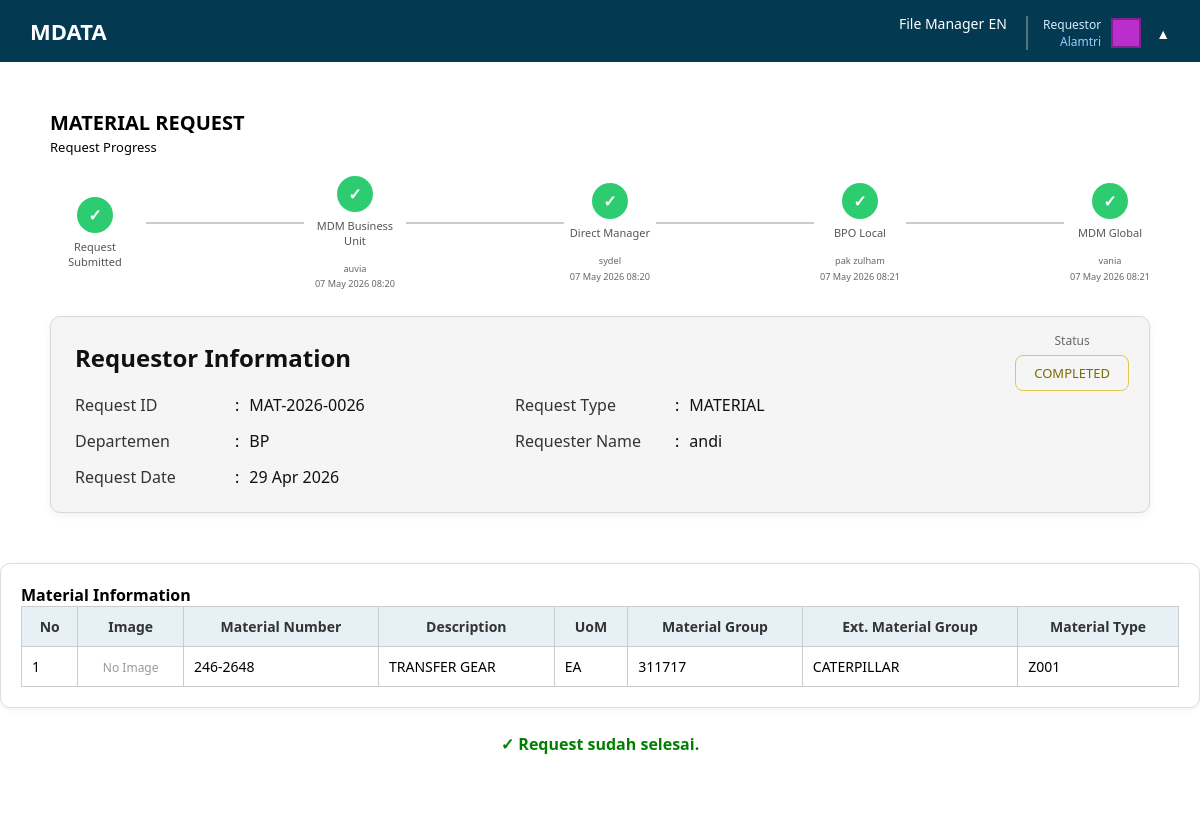
The page /Pages/BPO_Review.php?id=26 (signed in) on the database its author committed.
### tables this page shows
CREATE TABLE IF NOT EXISTS `users` (
  `id` int NOT NULL AUTO_INCREMENT,
  `nama` varchar(100) DEFAULT NULL,
  `email` varchar(100) DEFAULT NULL,
  `departemen` varchar(100) DEFAULT NULL,
  `password` varchar(100) DEFAULT NULL,
  `company_id` int DEFAULT NULL,
  `role_id` int DEFAULT NULL,
  PRIMARY KEY (`id`),
  KEY `company_id` (`company_id`),
  KEY `role_id` (`role_id`),
  CONSTRAINT `users_ibfk_1` FOREIGN KEY (`company_id`) REFERENCES `company` (`id`),
  CONSTRAINT `users_ibfk_2` FOREIGN KEY (`role_id`) REFERENCES `role` (`id`)
);

CREATE TABLE IF NOT EXISTS `role` (
  `id` int NOT NULL AUTO_INCREMENT,
  `nama_role` varchar(50) DEFAULT NULL,
  PRIMARY KEY (`id`)
);

CREATE TABLE IF NOT EXISTS `company` (
  `id` int NOT NULL AUTO_INCREMENT,
  `nama_company` varchar(50) DEFAULT NULL,
  `company_code` varchar(10) DEFAULT NULL,
  PRIMARY KEY (`id`)
);

CREATE TABLE IF NOT EXISTS `approval` (
  `id` int NOT NULL AUTO_INCREMENT,
  `request_id` int NOT NULL,
  `detail_material_id` int DEFAULT NULL,
  `detail_service_id` int DEFAULT NULL,
  `approver_id` int DEFAULT NULL,
  `role` varchar(50) DEFAULT NULL,
  `step` varchar(50) NOT NULL DEFAULT 'MDM_BU',
  `status` varchar(50) DEFAULT NULL,
  `note` text,
  `created_at` datetime NOT NULL DEFAULT CURRENT_TIMESTAMP,
  `updated_at` datetime NOT NULL DEFAULT CURRENT_TIMESTAMP ON UPDATE CURRENT_TIMESTAMP,
  `approved_by` int DEFAULT NULL,
  `approved_at` datetime DEFAULT NULL,
  PRIMARY KEY (`id`),
  KEY `fk_appr_request` (`request_id`),
  KEY `fk_appr_detail_mat` (`detail_material_id`),
  KEY `fk_appr_detail_svc` (`detail_service_id`),
  KEY `fk_appr_user` (`approver_id`),
  CONSTRAINT `fk_appr_detail_mat` FOREIGN KEY (`detail_material_id`) REFERENCES `request_detail_material` (`id`),
  CONSTRAINT `fk_appr_detail_svc` FOREIGN KEY (`detail_service_id`) REFERENCES `request_detail_service` (`id`),
  CONSTRAINT `fk_appr_request` FOREIGN KEY (`request_id`) REFERENCES `request_header` (`id`),
  CONSTRAINT `fk_appr_user` FOREIGN KEY (`approver_id`) REFERENCES `users` (`id`)
);

CREATE TABLE IF NOT EXISTS `request_header` (
  `id` int NOT NULL AUTO_INCREMENT,
  `request_no` varchar(50) DEFAULT NULL,
  `requestor_id` int NOT NULL,
  `company_id` int NOT NULL,
  `departemen` varchar(100) NOT NULL,
  `request_type` varchar(50) NOT NULL,
  `request_date` date NOT NULL,
  `status` varchar(50) NOT NULL DEFAULT 'DRAFT',
  `current_step` varchar(50) NOT NULL DEFAULT 'MDM_BU',
  `general_approved_by` int DEFAULT NULL,
  `general_approved_at` datetime DEFAULT NULL,
  `submitted_at` timestamp NULL DEFAULT NULL,
  `created_at` timestamp NOT NULL DEFAULT CURRENT_TIMESTAMP,
  `updated_at` timestamp NOT NULL DEFAULT CURRENT_TIMESTAMP ON UPDATE CURRENT_TIMESTAMP,
  PRIMARY KEY (`id`),
  UNIQUE KEY `request_no` (`request_no`),
  KEY `fk_rh_requestor` (`requestor_id`),
  KEY `fk_rh_general_approver` (`general_approved_by`),
  CONSTRAINT `fk_rh_general_approver` FOREIGN KEY (`general_approved_by`) REFERENCES `users` (`id`),
  CONSTRAINT `fk_rh_requestor` FOREIGN KEY (`requestor_id`) REFERENCES `users` (`id`)
);

CREATE TABLE IF NOT EXISTS `request_detail_material` (
  `id` int NOT NULL AUTO_INCREMENT,
  `request_id` int NOT NULL,
  `numbering_scheme` varchar(50) DEFAULT NULL,
  `material_number` varchar(50) DEFAULT NULL,
  `description` varchar(255) NOT NULL,
  `description_alt` varchar(255) DEFAULT NULL,
  `uom` varchar(20) NOT NULL,
  `ext_material_group` varchar(50) NOT NULL,
  `material_group` varchar(50) NOT NULL,
  `material_type` varchar(50) NOT NULL,
  `vhs` varchar(50) DEFAULT NULL,
  `location` varchar(100) DEFAULT NULL,
  `val_class` varchar(50) DEFAULT NULL,
  `val_category` varchar(50) DEFAULT NULL,
  `purchasing_group` varchar(50) DEFAULT NULL,
  `mrp_controller` varchar(50) DEFAULT NULL,
  `price_control` char(1) DEFAULT NULL,
  `profile_make` varchar(50) DEFAULT NULL,
  `profile_plan` varchar(50) DEFAULT NULL,
  `old_material_number` varchar(50) DEFAULT NULL,
  `egi` varchar(50) DEFAULT NULL,
  `cgi` varchar(50) DEFAULT NULL,
  `engine_type` varchar(50) DEFAULT NULL,
  `order_unit` varchar(20) DEFAULT NULL,
  `net_weight` decimal(15,3) DEFAULT NULL,
  `weight_unit` varchar(10) DEFAULT NULL,
  `max_stock_level` decimal(15,3) DEFAULT NULL,
  `min_lot_size` decimal(15,3) DEFAULT NULL,
  `max_lot_size` decimal(15,3) DEFAULT NULL,
  `fix_lot_size` decimal(15,3) DEFAULT NULL,
  `standard_price` decimal(18,2) DEFAULT NULL,
  `moving_price` decimal(18,2) DEFAULT NULL,
  `remarks` text,
  `status` varchar(50) NOT NULL DEFAULT 'PENDING',
  `reviewed_by` int DEFAULT NULL,
  `reviewed_at` datetime DEFAULT NULL,
  `reject_reason` varchar(255) DEFAULT NULL,
  `is_forwarded` tinyint(1) NOT NULL DEFAULT '0',
  `created_at` timestamp NOT NULL DEFAULT CURRENT_TIMESTAMP,
  `updated_at` timestamp NOT NULL DEFAULT CURRENT_TIMESTAMP ON UPDATE CURRENT_TIMESTAMP,
  `mig_counter` varchar(50) DEFAULT 'CURRENT_TIMESTAMP',
  `image_url` varchar(255) DEFAULT NULL,
  PRIMARY KEY (`id`),
  KEY `fk_rdm_request` (`request_id`),
  KEY `fk_rdm_reviewer` (`reviewed_by`),
  CONSTRAINT `fk_rdm_request` FOREIGN KEY (`request_id`) REFERENCES `request_header` (`id`),
  CONSTRAINT `fk_rdm_reviewer` FOREIGN KEY (`reviewed_by`) REFERENCES `users` (`id`)
);

### include/db_helper.php (called while the page is built, shortened)
<?php
function executeOrFail(mysqli $koneksi, string $query)
{
    $result = mysqli_query($koneksi, $query);
    return $result;
}

### Pages/BPO_Review.php (the view, shortened to what this page needs)
<?php
require_once $_SERVER['DOCUMENT_ROOT'] . '/atri/config/koneksi.php';
require_once $_SERVER['DOCUMENT_ROOT'] . '/atri/include/db_helper.php';
$request_id = (int)$_GET['id'];
$queryHeader = executeOrFail($koneksi, "
    SELECT rh.*, u.nama
    FROM request_header rh
    JOIN users u ON rh.requestor_id = u.id
    WHERE rh.id = $request_id
");
$header = mysqli_fetch_assoc($queryHeader);
$steps = [
    'Request Submitted',
    'MDM Business Unit',
    'Direct Manager',
    'BPO Local',
    'MDM Global'
];
$stepsLabel = [
    'Request Submitted' => 'Request Submitted',
    'MDM Business Unit' => 'MDM Business Unit',
    'Direct Manager'    => 'Direct Manager',
    'BPO Local'         => 'BPO Local',
    'MDM Global'        => 'MDM Global'
];
$qApproval = executeOrFail($koneksi, "
    SELECT *
    FROM approval
    WHERE request_id = '$request_id'
    AND detail_material_id IS NULL
    AND detail_service_id IS NULL
");
$approvals = [];
while($a = mysqli_fetch_assoc($qApproval)){
    $approvals[$a['step']] = $a;
}
$request_type = $header['request_type'];
if($request_type == 'MATERIAL'){
    $queryDetail = executeOrFail($koneksi, "
        SELECT * FROM request_detail_material
        WHERE request_id = $request_id
        AND status = 'APPROVED'
    ");
} else {
    $queryDetail = executeOrFail($koneksi, "
        SELECT * FROM request_detail_service
        WHERE request_id = $request_id
        AND status = 'APPROVED'
    ");
}
$rows = [];
while($row = mysqli_fetch_assoc($queryDetail)){
    $rows[] = $row;
}
$sudah_general = true;
?>
<!DOCTYPE html>
<html>
<head>
    <link rel="stylesheet" href="/atri/css/global.css">
    <link rel="stylesheet" href="/atri/css/navbar.css">
    <link rel="stylesheet" href="/atri/css/reviewMDM.css">
    <link rel="stylesheet" href="/atri/css/view_request.css">
</head>
<body>
<?php require_once $_SERVER['DOCUMENT_ROOT'] . '/atri/include/navbar.php'; ?>
<div class="container">
    <h2><?= $request_type == 'MATERIAL' ? 'MATERIAL REQUEST' : 'SERVICE REQUEST' ?></h2>
    <div class="progress-label">Request Progress</div>
    <div class="progress-wrapper">
    <?php
    $currentStep  = $header['current_step'];
    $currentIndex = array_search($currentStep, $steps);
    if($currentIndex === false) $currentIndex = 0;
    foreach($steps as $i => $step):
        if($i == 0){
            $icon = 'done';
        } elseif($i < $currentIndex){
            $icon = 'done';
        } elseif($i == $currentIndex){
            $icon = 'pending';
        } else {
            $icon = 'inactive';
        }
        $approvalData = $approvals[$step] ?? null;
        if($approvalData){
            if($approvalData['status'] == 'REJECTED'){
                $icon = 'rejected';
            } elseif(in_array($approvalData['status'], ['APPROVED','GENERAL_APPROVED'])){
                $icon = 'done';
            }
        }
        $userName   = '-';
        $approvedAt = '-';
        if($approvalData && !empty($approvalData['approved_by'])){
            $u = mysqli_fetch_assoc(executeOrFail($koneksi,
                "SELECT nama FROM users WHERE id=" . (int)$approvalData['approved_by']
            ));
            if($u) $userName = $u['nama'];
        }
        if($approvalData && !empty($approvalData['approved_at'])){
            $approvedAt = date('d M Y H:i', strtotime($approvalData['approved_at']));
        }
    ?>
        <div class="step-item">
            <div class="step-circle <?= $icon ?>">
                <?php if($icon == 'done'):     ?>✓
                <?php elseif($icon == 'pending'):  ?>!
                <?php elseif($icon == 'rejected'): ?>✗
                <?php endif; ?>
            </div>
            <div class="step-label"><?= $stepsLabel[$step] ?></div>
            <?php if($approvalData && $approvalData['status'] != 'PENDING'): ?>
                <div class="step-info">
                    <small><?= $userName ?><br><?= $approvedAt ?></small>
                </div>
            <?php endif; ?>
        </div>
        <?php if($i < count($steps)-1): ?>
            <div class="step-line"></div>
        <?php endif; ?>
    <?php endforeach; ?>
    </div>
    <div class="card-view">
        <div class="card-title-view">Requestor Information</div>
        <div class="info-grid">
            <div class="info-row">
                <span class="info-label">Request ID</span>
                <span class="info-sep">:</span>
                <span class="info-val"><?= $header['request_no'] ?></span>
            </div>
            <div class="info-row">
                <span class="info-label">Request Type</span>
                <span class="info-sep">:</span>
                <span class="info-val"><?= $header['request_type'] ?></span>
            </div>
            <div class="info-row">
                <span class="info-label">Departemen</span>
                <span class="info-sep">:</span>
                <span class="info-val"><?= $header['departemen'] ?></span>
            </div>
            <div class="info-row">
                <span class="info-label">Requester Name</span>
                <span class="info-sep">:</span>
                <span class="info-val"><?= $header['nama'] ?></span>
            </div>
            <div class="info-row">
                <span class="info-label">Request Date</span>
                <span class="info-sep">:</span>
                <span class="info-val"><?= date('d M Y', strtotime($header['request_date'])) ?></span>
            </div>
        </div>
        <div class="status-box">
            <div class="status-title">Status</div>
            <div class="status-badge badge-pending"><?= $header['status'] ?></div>
        </div>
    </div>
</div>
<div class="box">
    <b><?= $request_type == 'MATERIAL' ? 'Material Information' : 'Service Information' ?></b>
    <table class="table">
        <thead>
            <tr>
                <th>No</th>
                <?php if($request_type == 'MATERIAL'): ?>
                    <th>Image</th>
                    <th>Material Number</th>
                    <th>Description</th>
                    <th>UoM</th>
                    <th>Material Group</th>
                    <th>Ext. Material Group</th>
                    <th>Material Type</th>
                <?php endif; ?>
            </tr>
        </thead>
        <tbody>
        <?php if(count($rows) > 0): ?>
            <?php $no = 1; foreach($rows as $row): ?>
            <tr>
                <td><?= $no++ ?></td>
                <?php if($request_type == 'MATERIAL'): ?>
                    <td style="text-align:center;">
                        <?php if(!empty($row['image_url'])): ?>
                            <img src="<?= htmlspecialchars($row['image_url']) ?>"
                                 style="width:60px;height:60px;object-fit:contain;border:1px solid #ddd;border-radius:6px;">
                        <?php else: ?>
                            <span style="color:#999;font-size:12px">No Image</span>
                        <?php endif; ?>
                    </td>
                    <td><?= htmlspecialchars($row['material_number'] ?? '-') ?></td>
                    <td><?= htmlspecialchars($row['description']) ?></td>
                    <td><?= htmlspecialchars($row['uom']) ?></td>
                    <td><?= htmlspecialchars($row['material_group']) ?></td>
                    <td><?= htmlspecialchars($row['ext_material_group']) ?></td>
                    <td><?= htmlspecialchars($row['material_type']) ?></td>
                <?php endif; ?>
            </tr>
            <?php endforeach; ?>
        <?php else: ?>
            <tr>
                <td colspan="8" style="text-align:center;padding:20px;color:#999">Tidak ada data</td>
            </tr>
        <?php endif; ?>
        </tbody>
    </table>
</div>
<div class="btn-area">
<?php if(!$sudah_general): ?>
    <form action="/atri/action/proses_review.php" method="POST" id="formAction">
        <input type="hidden" name="request_id" value="<?= $request_id ?>">
         <input
                    type="hidden"
                    name="submit_token"
                    value="<?= $_SESSION['submit_token']; ?>"
                >
        <input type="hidden" name="action"     id="hiddenAction" value="">
        <div id="rejectBox" style="display:none;margin-bottom:10px">
            <textarea name="remarks" id="rejectReason" rows="3"
                placeholder="Masukkan alasan reject..."
                style="width:100%;padding:8px;border-radius:6px;border:1px solid #ccc;font-size:13px">
            </textarea>
        </div>
        <button type="button" onclick="submitApprove()" class="btn-approve">✓ Approve</button>
        <button type="button" onclick="showReject()" id="btnReject" class="btn-reject">✗ Reject</button>
        <button type="button" onclick="submitReject()" id="btnRejectConfirm"
            class="btn-reject" style="display:none">✗ Confirm Reject</button>
        <button type="button" onclick="cancelReject()" id="btnCancelReject"
            style="display:none;padding:8px 16px;border-radius:6px;border:1px solid #ccc;cursor:pointer">
            Batal
        </button>
    </form>
<?php else: ?>
    <?php if($header['status'] == 'REJECTED'): ?>
        <span style="color:red;font-weight:bold">✗ Request sudah di-Reject.</span>
    <?php elseif($header['status'] == 'COMPLETED'): ?>
        <span style="color:green;font-weight:bold">✓ Request sudah selesai.</span>
    <?php else: ?>
        <span style="color:green;font-weight:bold">✓ Request sudah diproses di step ini.</span>
    <?php endif; ?>
<?php endif; ?>
</div>
<div style="text-align:right;margin-top:20px;padding:0 20px 30px;">
    <a href="/atri/Pages/APBPO.php" class="btn-back">BACK</a>
</div>
</body>
</html>

### include/navbar.php (shortened to what this page needs)
<?php
$user_id = $_SESSION['user_id'];
$queryNav = mysqli_query($koneksi, "
    SELECT users.nama, role.nama_role, company.nama_company
    FROM users
    JOIN role    ON users.role_id    = role.id
    JOIN company ON users.company_id = company.id
    WHERE users.id = '$user_id'
");
$userNav = mysqli_fetch_assoc($queryNav);
?>
    <link rel="stylesheet" href="/atri/css/global.css">
    <link rel="stylesheet" href="/atri/css/navbar.css">
<div class="navbar">
    <div class="nav-left">
        <span class="logo-text">MDATA</span>
    </div>
    <div class="nav-right" id="mobileMenu">
        <a href="#">File Manager</a>
        <a href="#">EN</a>
        <div class="user-menu">
            <div class="user-panel" onclick="toggleUserMenu()">
                <div class="user-text">
                    <div class="user-role">
                        <?= htmlspecialchars($userNav['nama_role']    ?? 'No Role') ?>
                    </div>
                    <div class="user-company">
                        <?= htmlspecialchars($userNav['nama_company'] ?? 'No Company') ?>
                    </div>
                </div>
                <div class="user-color"></div>
                <div class="arrow">▲</div>
            </div>
        </div>
    </div>
</div>

### rows shown on the page
users: role.nama_role "Requestor", company.nama_company "Alamtri"
approval: step "MDM Business Unit", users.nama "auvia", approved_at "07 May 2026 08:20"
approval: step "Direct Manager", users.nama "sydel", approved_at "07 May 2026 08:20"
approval: step "BPO Local", users.nama "pak zulham", approved_at "07 May 2026 08:21"
approval: step "MDM Global", users.nama "vania", approved_at "07 May 2026 08:21"
request_header: request_no "MAT-2026-0026", request_type "MATERIAL", departemen "BP", requestor.nama "andi", request_date "29 Apr 2026", status "COMPLETED"
request_detail_material: shows "No Image", material_number "246-2648", description "TRANSFER GEAR", uom "EA", material_group "311717", ext_material_group "CATERPILLAR", material_type "Z001"

### other values the page prints
$stepsLabel[$step] "Request Submitted"
